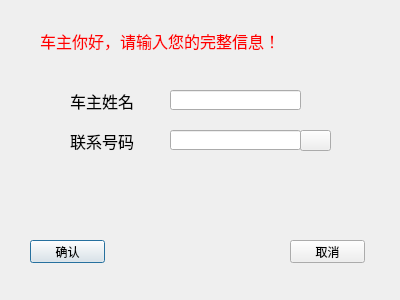
<?xml version="1.0" encoding="UTF-8"?>
<ui version="4.0">
 <class>carinfo</class>
 <widget class="QDialog" name="carinfo">
  <property name="geometry">
   <rect>
    <x>0</x>
    <y>0</y>
    <width>400</width>
    <height>300</height>
   </rect>
  </property>
  <property name="windowTitle">
   <string>Dialog</string>
  </property>
  <widget class="QLabel" name="label">
   <property name="geometry">
    <rect>
     <x>40</x>
     <y>20</y>
     <width>301</width>
     <height>41</height>
    </rect>
   </property>
   <property name="font">
    <font>
     <family>楷体</family>
     <pointsize>12</pointsize>
    </font>
   </property>
   <property name="styleSheet">
    <string notr="true">color: rgb(255, 0, 0);</string>
   </property>
   <property name="text">
    <string>车主你好，请输入您的完整信息！</string>
   </property>
  </widget>
  <widget class="QLineEdit" name="lineEdit">
   <property name="geometry">
    <rect>
     <x>170</x>
     <y>90</y>
     <width>131</width>
     <height>20</height>
    </rect>
   </property>
  </widget>
  <widget class="QLineEdit" name="lineEdit_2">
   <property name="geometry">
    <rect>
     <x>170</x>
     <y>130</y>
     <width>131</width>
     <height>20</height>
    </rect>
   </property>
  </widget>
  <widget class="QLabel" name="label_2">
   <property name="geometry">
    <rect>
     <x>70</x>
     <y>90</y>
     <width>81</width>
     <height>21</height>
    </rect>
   </property>
   <property name="font">
    <font>
     <family>楷体</family>
     <pointsize>12</pointsize>
    </font>
   </property>
   <property name="text">
    <string>车主姓名</string>
   </property>
  </widget>
  <widget class="QLabel" name="label_3">
   <property name="geometry">
    <rect>
     <x>70</x>
     <y>130</y>
     <width>81</width>
     <height>21</height>
    </rect>
   </property>
   <property name="font">
    <font>
     <family>楷体</family>
     <pointsize>12</pointsize>
    </font>
   </property>
   <property name="text">
    <string>联系号码</string>
   </property>
  </widget>
  <widget class="QPushButton" name="pushButton">
   <property name="geometry">
    <rect>
     <x>30</x>
     <y>240</y>
     <width>75</width>
     <height>23</height>
    </rect>
   </property>
   <property name="text">
    <string>确认</string>
   </property>
  </widget>
  <widget class="QPushButton" name="pushButton_2">
   <property name="geometry">
    <rect>
     <x>290</x>
     <y>240</y>
     <width>75</width>
     <height>23</height>
    </rect>
   </property>
   <property name="text">
    <string>取消</string>
   </property>
  </widget>
  <widget class="QPushButton" name="pushButton_3">
   <property name="geometry">
    <rect>
     <x>300</x>
     <y>130</y>
     <width>31</width>
     <height>21</height>
    </rect>
   </property>
   <property name="styleSheet">
    <string notr="true">border-image: url(:/pic/headpic/键盘.jpg);</string>
   </property>
   <property name="text">
    <string/>
   </property>
  </widget>
 </widget>
 <resources/>
 <connections/>
</ui>
